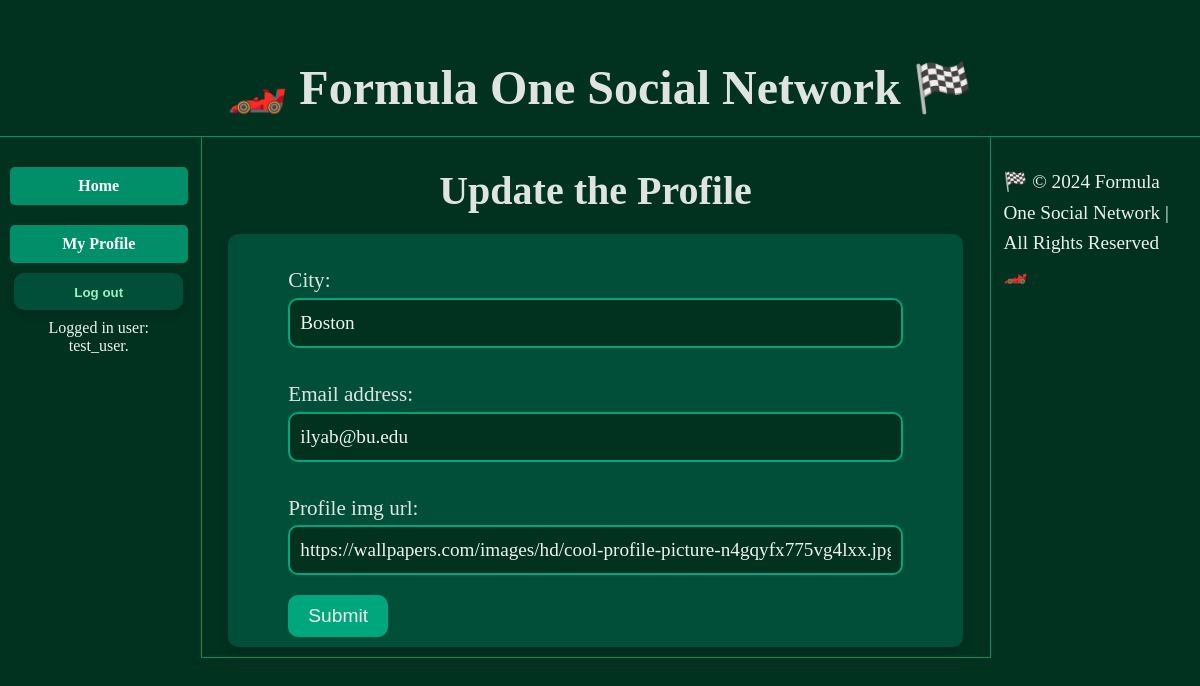
The page /mini_fb/profile/update (signed in) on the database its author committed.
### mini_fb/models.py (models this page shows, shortened)
class Profile(models.Model):
    first_name = models.TextField(blank = False)
    last_name = models.TextField(blank = False)
    city = models.TextField(blank = False)
    email_address = models.TextField(blank = False)
    profile_img_url = models.TextField(blank = False)
    user_key = models.ForeignKey(User, on_delete = models.CASCADE)

### mini_fb/views.py (the view)
# urls.py: path('profile/update', views.UpdateProfileView.as_view(), name='update_profile'),
class UpdateProfileView(UpdateView, LoginRequiredMixin):
    model = Profile
    form_class = UpdateProfileForm
    template_name = 'mini_fb/update_profile_form.html'
    def get_object(self, queryset=None):
        return get_object_or_404(Profile, user_key=self.request.user)
    def get_context_data(self, **kwargs):
        context = super().get_context_data(**kwargs)
        context['user_profile'] = self.get_object()
        return context

### mini_fb/forms.py
class UpdateProfileForm(forms.ModelForm):
    class Meta:
        model = Profile
        fields = ['city', 'email_address', 'profile_img_url']
        widgets = {
            'city': forms.TextInput(attrs={'class': 'form-control', 'placeholder': 'Enter your city'}),
            'email_address': forms.EmailInput(attrs={'class': 'form-control', 'placeholder': 'Enter your email'}),
            'profile_img_url': forms.TextInput(attrs={'class': 'form-control', 'placeholder': 'Enter profile image URL'})}

### mini_fb/templates/mini_fb/update_profile_form.html (shortened to what this page needs)
{% extends 'mini_fb/base.html' %}
{% load static %}
{% block content %}
<head>
</head>
<body>
    <h2> Update the Profile </h2>
    <form method="POST">
        {{ form.as_p }}
        <input type="submit" value="Submit">
    </form>
</body>
{% endblock %}

### mini_fb/templates/mini_fb/base.html (shortened to what this page needs)
<html>
    <head>
        {% load static %}
        <link rel="stylesheet" href="{% static 'styles_4.css' %}?v=1.1">
    </head>
    <body>
        <div class="grid-container">
            <header>
                <h1>🏎️ Formula One Social Network 🏁</h1>
            </header>
            <nav>
                <a href="{% url 'show_all' %}">Home</a>
                {% if request.user.is_authenticated %}
                    {% if user_profile %}
                        <a href="{% url 'show_profile' user_profile.pk %}">My Profile</a>
                    {% else %}
                        <a href="{% url 'create_profile' %}">Create My Profile</a>
                    {% endif %}
                    <form action="{% url 'logout' %}" method="post" style="display: inline;">
                        <button type="submit" class="link-style-button">
                            Log out
                        </button>
                    </form>
                {% else %}
                    <a href="{% url 'login' %}">Log in</a>
                    <a href="{% url 'create_profile' %}">Register</a>
                {% endif %}
                {% if request.user.is_authenticated %}
                    <br><br>Logged in user: <br> {{ request.user }}.
                {% else %}
                    <br><br>Not logged in.
                {% endif %}
            </nav>
            <main>
                <div class="content">
                    {% block content %}{% endblock %}
                </div>
            </main>
            <footer>
                <p>🏁 © 2024 Formula One Social Network | All Rights Reserved 🏎️</p>
            </footer>
        </div>
    </body>
</html>

### mini_fb/static/styles_4.css (style rules this page uses)
body { background-color: #013220; color: #f0f0f0; font-family: 'Georgia', serif; }
h1, h2, h3 { color: #e0e4e1; font-family: 'Garamond', serif; text-align: center; margin-top: 20px; margin-bottom: 10px; }
h1 { font-size: 3em; }
h2 { font-size: 2.5em; }
p { font-family: 'Times New Roman', serif; font-size: 1.2em; line-height: 1.6; margin: 20px; color: #f0f0f0; }
a { color: #99f0c2; font-weight: bold; }
body, h1, h2, h3, p, a, table { margin: 10px 0px; padding: 10px 0px; }
form { text-align: left; background-color: #014f38; border-radius: 10px; padding: 10px 60px; width: 80%; margin: 0 auto; box-shadow: 0 4px 8px rgba(0, 0, 0, 0.2); }
label { font-family: 'Garamond', serif; font-size: 1.1em; margin-bottom: 5px; color: #e0e4e1; }
input[type = "text"], input[type = "tel"], input[type = "email"], select, textarea { height: 50px; width: 100%; padding: 10px; border: 2px solid #00a67c; border-radius: 10px; background-color: #013220; color: #f0f0f0; font-family: 'Times New Roman', serif; font-size: 1.0em; cursor: pointer; }
input[type = "submit"] { background-color: #00a67c; color: #f0f0f0; border: none; padding: 10px 20px; font-size: 1.2em; cursor: pointer; border-radius: 10px; }
.grid-container { max-width: 1600; display: grid; grid-template-columns: 1fr 4fr 1fr; column-gap: 3px; margin: 20px auto; }
header { grid-column: span 6; text-align: center; border-bottom: 1px solid #008f68; }
nav { padding: 10px 10px; align-items: top; text-align: center; }
nav a { display: block; margin: 20px 0px; padding: 10px 50px; background-color: #008f68; color: white; text-decoration: none; border-radius: 5px; }
main { padding: 10px 10px; align-items: top; text-align: center; border-right: 1px solid #008f68; border-bottom: 1px solid #008f68; border-left: 1px solid #008f68; }
footer { padding: 10px 10px; }
input[type="text"], input[type="email"], input[type="url"] { width: 100%; padding: 10px; border: 2px solid #00a67c; border-radius: 10px; background-color: #013220; color: #f0f0f0; font-family: 'Times New Roman', serif; font-size: 1.0em; cursor: pointer; }
.link-style-button { color: #99f0c2; font-weight: bold; background: none; border: none; text-decoration: none; cursor: pointer; padding: 0; }

### rows shown on the page
Profile: city "Boston", email_address "ilyab@bu.edu", profile_img_url "https://wallpapers.com/images/hd/cool-profile-picture-n4gqyfx775vg4lxx.jpg"

### other values the page prints
{{ request.user }} "test_user"
